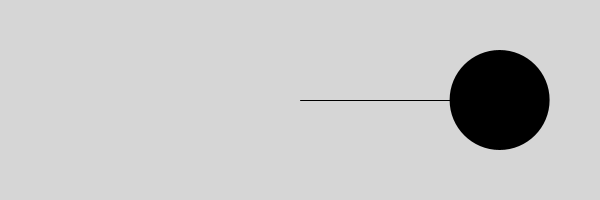
Frame 1 (no input)
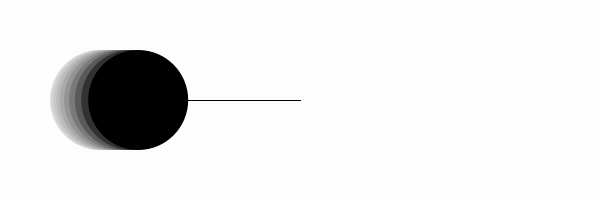
Frame 60 (the mouse pressed at the canvas centre just before this capture)
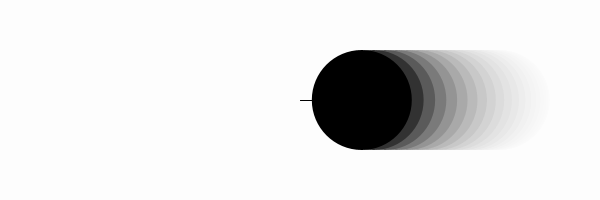
Frame 120 (the mouse held since frame 60 and released just before this capture)

The Processing sketch that drew these frames (run headless with seeded random() and noise(); from frame 60 on, the mouse is pressed at the canvas centre):

// Processing sketch: ch7_SimpleHarmonicMotion
// ── ch7_SimpleHarmonicMotion.pde
float amplitude = 200; // pixel
float period = 100; // frame

void setup() {
  size(600, 200);
}

void draw() {

  noStroke();
  fill(255, 50);
  rect(0, 0, width, height);

  float x = amplitude * cos(TWO_PI * (frameCount/period));

  fill(0);
  ellipse(width/2 + x, height/2, 100, 100);
  
  stroke(0);
  line(width/2, height/2, width/2 + x, height/2); 
}
